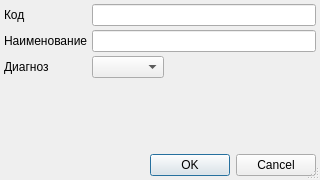
<?xml version="1.0" encoding="UTF-8"?>
<ui version="4.0">
 <class>RBToxicSubstancesEditor</class>
 <widget class="QDialog" name="RBToxicSubstancesEditor">
  <property name="geometry">
   <rect>
    <x>0</x>
    <y>0</y>
    <width>320</width>
    <height>180</height>
   </rect>
  </property>
  <property name="windowTitle">
   <string>Dialog</string>
  </property>
  <property name="sizeGripEnabled">
   <bool>true</bool>
  </property>
  <layout class="QGridLayout" name="gridLayout">
   <property name="margin">
    <number>4</number>
   </property>
   <property name="spacing">
    <number>4</number>
   </property>
   <item row="1" column="1" colspan="2">
    <widget class="QLineEdit" name="edtName"/>
   </item>
   <item row="0" column="1" colspan="2">
    <widget class="QLineEdit" name="edtCode"/>
   </item>
   <item row="8" column="0" colspan="3">
    <widget class="QDialogButtonBox" name="buttonBox">
     <property name="standardButtons">
      <set>QDialogButtonBox::Cancel|QDialogButtonBox::Ok</set>
     </property>
    </widget>
   </item>
   <item row="5" column="0">
    <widget class="QLabel" name="lblMKB">
     <property name="text">
      <string>Диагноз</string>
     </property>
    </widget>
   </item>
   <item row="1" column="0">
    <widget class="QLabel" name="lblName">
     <property name="sizePolicy">
      <sizepolicy hsizetype="Maximum" vsizetype="Preferred">
       <horstretch>0</horstretch>
       <verstretch>0</verstretch>
      </sizepolicy>
     </property>
     <property name="text">
      <string>Наименование</string>
     </property>
     <property name="buddy">
      <cstring>edtName</cstring>
     </property>
    </widget>
   </item>
   <item row="7" column="0">
    <spacer name="verticalSpacer">
     <property name="orientation">
      <enum>Qt::Vertical</enum>
     </property>
     <property name="sizeHint" stdset="0">
      <size>
       <width>20</width>
       <height>40</height>
      </size>
     </property>
    </spacer>
   </item>
   <item row="5" column="2">
    <spacer name="horizontalSpacer">
     <property name="orientation">
      <enum>Qt::Horizontal</enum>
     </property>
     <property name="sizeHint" stdset="0">
      <size>
       <width>40</width>
       <height>20</height>
      </size>
     </property>
    </spacer>
   </item>
   <item row="0" column="0">
    <widget class="QLabel" name="lblCode">
     <property name="sizePolicy">
      <sizepolicy hsizetype="Maximum" vsizetype="Preferred">
       <horstretch>0</horstretch>
       <verstretch>0</verstretch>
      </sizepolicy>
     </property>
     <property name="text">
      <string>Код</string>
     </property>
     <property name="buddy">
      <cstring>edtCode</cstring>
     </property>
    </widget>
   </item>
   <item row="5" column="1">
    <widget class="CICDCodeEditEx" name="cmbMKB"/>
   </item>
  </layout>
 </widget>
 <customwidgets>
  <customwidget>
   <class>CICDCodeEditEx</class>
   <extends>QComboBox</extends>
   <header>library/ICDCodeEdit.h</header>
  </customwidget>
 </customwidgets>
 <tabstops>
  <tabstop>edtCode</tabstop>
  <tabstop>edtName</tabstop>
 </tabstops>
 <resources/>
 <connections>
  <connection>
   <sender>buttonBox</sender>
   <signal>accepted()</signal>
   <receiver>RBToxicSubstancesEditor</receiver>
   <slot>accept()</slot>
   <hints>
    <hint type="sourcelabel">
     <x>167</x>
     <y>153</y>
    </hint>
    <hint type="destinationlabel">
     <x>167</x>
     <y>84</y>
    </hint>
   </hints>
  </connection>
  <connection>
   <sender>buttonBox</sender>
   <signal>rejected()</signal>
   <receiver>RBToxicSubstancesEditor</receiver>
   <slot>reject()</slot>
   <hints>
    <hint type="sourcelabel">
     <x>167</x>
     <y>153</y>
    </hint>
    <hint type="destinationlabel">
     <x>167</x>
     <y>84</y>
    </hint>
   </hints>
  </connection>
 </connections>
</ui>
